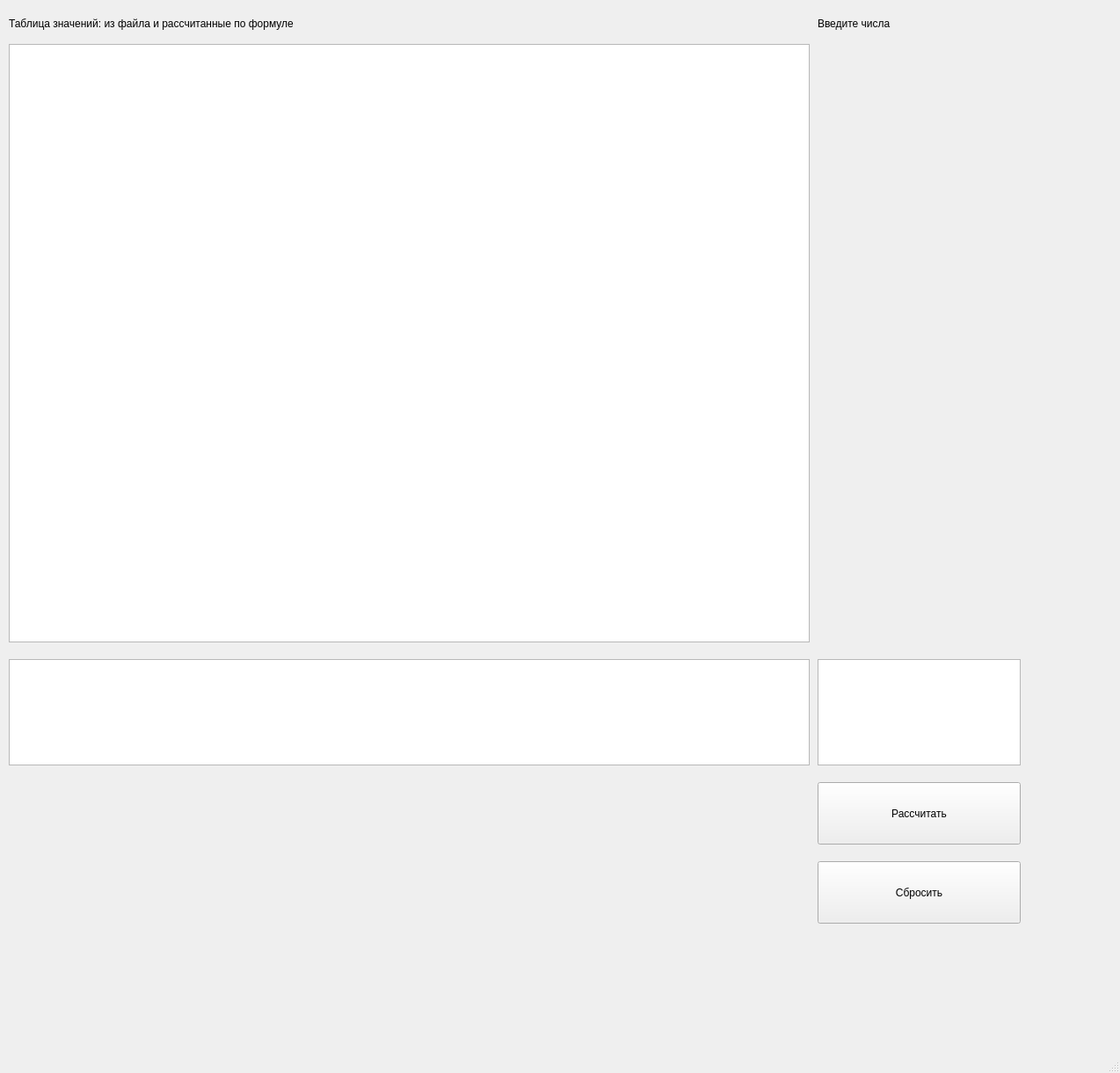
<?xml version="1.0" encoding="UTF-8"?>
<ui version="4.0">
 <class>MainWindow</class>
 <widget class="QMainWindow" name="MainWindow">
  <property name="geometry">
   <rect>
    <x>0</x>
    <y>0</y>
    <width>1274</width>
    <height>1221</height>
   </rect>
  </property>
  <property name="windowTitle">
   <string>MainWindow</string>
  </property>
  <widget class="QWidget" name="centralwidget">
   <widget class="QPushButton" name="pushButton">
    <property name="geometry">
     <rect>
      <x>930</x>
      <y>890</y>
      <width>231</width>
      <height>71</height>
     </rect>
    </property>
    <property name="text">
     <string>Рассчитать</string>
    </property>
   </widget>
   <widget class="QTableView" name="tableView">
    <property name="geometry">
     <rect>
      <x>10</x>
      <y>50</y>
      <width>911</width>
      <height>681</height>
     </rect>
    </property>
   </widget>
   <widget class="QTableView" name="tableView_2">
    <property name="geometry">
     <rect>
      <x>10</x>
      <y>750</y>
      <width>911</width>
      <height>121</height>
     </rect>
    </property>
   </widget>
   <widget class="QWidget" name="verticalLayoutWidget">
    <property name="geometry">
     <rect>
      <x>930</x>
      <y>50</y>
      <width>231</width>
      <height>681</height>
     </rect>
    </property>
    <layout class="QVBoxLayout" name="verticalLayout"/>
   </widget>
   <widget class="QTableView" name="tableView_3">
    <property name="geometry">
     <rect>
      <x>930</x>
      <y>750</y>
      <width>231</width>
      <height>121</height>
     </rect>
    </property>
   </widget>
   <widget class="QPushButton" name="pushButton_2">
    <property name="geometry">
     <rect>
      <x>930</x>
      <y>980</y>
      <width>231</width>
      <height>71</height>
     </rect>
    </property>
    <property name="text">
     <string>Сбросить</string>
    </property>
   </widget>
   <widget class="QLabel" name="label">
    <property name="geometry">
     <rect>
      <x>10</x>
      <y>10</y>
      <width>891</width>
      <height>34</height>
     </rect>
    </property>
    <property name="text">
     <string>Таблица значений: из файла и рассчитанные по формуле</string>
    </property>
   </widget>
   <widget class="QLabel" name="label_2">
    <property name="geometry">
     <rect>
      <x>930</x>
      <y>10</y>
      <width>221</width>
      <height>34</height>
     </rect>
    </property>
    <property name="text">
     <string>Введите числа</string>
    </property>
   </widget>
  </widget>
  <widget class="QMenuBar" name="menubar">
   <property name="geometry">
    <rect>
     <x>0</x>
     <y>0</y>
     <width>1274</width>
     <height>39</height>
    </rect>
   </property>
  </widget>
  <widget class="QStatusBar" name="statusbar"/>
 </widget>
 <resources/>
 <connections/>
</ui>
